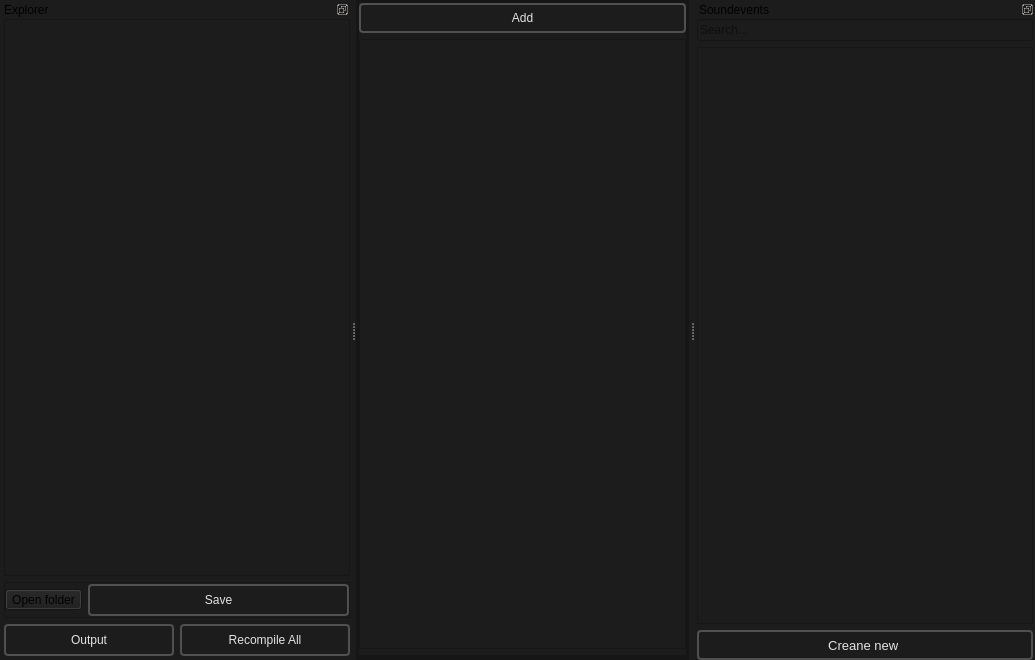
<?xml version="1.0" encoding="UTF-8"?>
<ui version="4.0">
 <class>SoundEvent_Editor_MainWindow</class>
 <widget class="QMainWindow" name="SoundEvent_Editor_MainWindow">
  <property name="geometry">
   <rect>
    <x>0</x>
    <y>0</y>
    <width>1035</width>
    <height>660</height>
   </rect>
  </property>
  <property name="windowTitle">
   <string>MainWindow</string>
  </property>
  <property name="styleSheet">
   <string notr="true">background-color: #1C1C1C;</string>
  </property>
  <widget class="QWidget" name="centralwidget">
   <layout class="QHBoxLayout" name="horizontalLayout">
    <property name="spacing">
     <number>6</number>
    </property>
    <property name="leftMargin">
     <number>0</number>
    </property>
    <property name="topMargin">
     <number>0</number>
    </property>
    <property name="rightMargin">
     <number>0</number>
    </property>
    <property name="bottomMargin">
     <number>0</number>
    </property>
    <item>
     <widget class="QFrame" name="frame_6">
      <property name="frameShape">
       <enum>QFrame::Shape::StyledPanel</enum>
      </property>
      <property name="frameShadow">
       <enum>QFrame::Shadow::Raised</enum>
      </property>
      <layout class="QVBoxLayout" name="verticalLayout_4">
       <property name="spacing">
        <number>6</number>
       </property>
       <property name="leftMargin">
        <number>0</number>
       </property>
       <property name="topMargin">
        <number>0</number>
       </property>
       <property name="rightMargin">
        <number>0</number>
       </property>
       <property name="bottomMargin">
        <number>0</number>
       </property>
       <item>
        <widget class="QFrame" name="frame_7">
         <property name="frameShape">
          <enum>QFrame::Shape::StyledPanel</enum>
         </property>
         <property name="frameShadow">
          <enum>QFrame::Shadow::Raised</enum>
         </property>
         <layout class="QHBoxLayout" name="horizontalLayout_5">
          <property name="leftMargin">
           <number>0</number>
          </property>
          <property name="topMargin">
           <number>0</number>
          </property>
          <property name="rightMargin">
           <number>0</number>
          </property>
          <property name="bottomMargin">
           <number>0</number>
          </property>
          <item>
           <widget class="QFrame" name="frame_3">
            <property name="frameShape">
             <enum>QFrame::Shape::StyledPanel</enum>
            </property>
            <property name="frameShadow">
             <enum>QFrame::Shadow::Raised</enum>
            </property>
            <layout class="QVBoxLayout" name="verticalLayout_3">
             <property name="spacing">
              <number>6</number>
             </property>
             <property name="leftMargin">
              <number>0</number>
             </property>
             <property name="topMargin">
              <number>0</number>
             </property>
             <property name="rightMargin">
              <number>0</number>
             </property>
             <property name="bottomMargin">
              <number>0</number>
             </property>
             <item>
              <widget class="QPushButton" name="add_a_property_button">
               <property name="toolTip">
                <string>&lt;html&gt;&lt;head/&gt;&lt;body&gt;&lt;p&gt;Press Ctrl + F for shortcut&lt;/p&gt;&lt;/body&gt;&lt;/html&gt;</string>
               </property>
               <property name="styleSheet">
                <string notr="true">
    /* QPushButton default and hover styles */
    QPushButton {

        font: 600 10pt &quot;Segoe UI&quot;;
	

        border: 2px solid black;
        border-radius: 4px;
        border-color: rgba(80, 80, 80, 255);
        height:22px;
        padding-top: 2px;
        padding-bottom:2px;
        padding-left: 4px;
        padding-right: 4px;
        color: #E3E3E3;
        background-color: #1C1C1C;
    }
    QPushButton:hover {
        background-color: #414956;
        color: white;
    }
    QPushButton:pressed {
        background-color: red;
        background-color: #1C1C1C;
        margin: 1 px;
        margin-left: 2px;
        margin-right: 2px;

    }</string>
               </property>
               <property name="text">
                <string>Add</string>
               </property>
              </widget>
             </item>
             <item>
              <widget class="QScrollArea" name="scrollArea">
               <property name="lineWidth">
                <number>0</number>
               </property>
               <property name="widgetResizable">
                <bool>true</bool>
               </property>
               <property name="alignment">
                <set>Qt::AlignmentFlag::AlignLeading|Qt::AlignmentFlag::AlignLeft|Qt::AlignmentFlag::AlignTop</set>
               </property>
               <widget class="QWidget" name="soundevent_properties">
                <property name="geometry">
                 <rect>
                  <x>0</x>
                  <y>0</y>
                  <width>335</width>
                  <height>608</height>
                 </rect>
                </property>
                <layout class="QVBoxLayout" name="verticalLayout_2">
                 <property name="sizeConstraint">
                  <enum>QLayout::SizeConstraint::SetFixedSize</enum>
                 </property>
                </layout>
               </widget>
              </widget>
             </item>
             <item>
              <widget class="QFrame" name="frame_2">
               <property name="sizePolicy">
                <sizepolicy hsizetype="Preferred" vsizetype="Fixed">
                 <horstretch>0</horstretch>
                 <verstretch>0</verstretch>
                </sizepolicy>
               </property>
               <property name="maximumSize">
                <size>
                 <width>16777215</width>
                 <height>38</height>
                </size>
               </property>
               <property name="frameShape">
                <enum>QFrame::Shape::StyledPanel</enum>
               </property>
               <property name="frameShadow">
                <enum>QFrame::Shadow::Raised</enum>
               </property>
               <layout class="QHBoxLayout" name="horizontalLayout_2">
                <property name="spacing">
                 <number>6</number>
                </property>
                <property name="leftMargin">
                 <number>0</number>
                </property>
                <property name="topMargin">
                 <number>0</number>
                </property>
                <property name="rightMargin">
                 <number>0</number>
                </property>
                <property name="bottomMargin">
                 <number>0</number>
                </property>
               </layout>
              </widget>
             </item>
            </layout>
           </widget>
          </item>
         </layout>
        </widget>
       </item>
      </layout>
     </widget>
    </item>
   </layout>
  </widget>
  <widget class="QDockWidget" name="dockWidget">
   <property name="minimumSize">
    <size>
     <width>340</width>
     <height>229</height>
    </size>
   </property>
   <property name="features">
    <set>QDockWidget::DockWidgetFeature::DockWidgetFloatable|QDockWidget::DockWidgetFeature::DockWidgetMovable</set>
   </property>
   <property name="windowTitle">
    <string>Soundevents</string>
   </property>
   <attribute name="dockWidgetArea">
    <number>2</number>
   </attribute>
   <widget class="QWidget" name="dockWidgetContents">
    <layout class="QVBoxLayout" name="verticalLayout_6">
     <property name="spacing">
      <number>6</number>
     </property>
     <property name="leftMargin">
      <number>2</number>
     </property>
     <property name="topMargin">
      <number>0</number>
     </property>
     <property name="rightMargin">
      <number>2</number>
     </property>
     <property name="bottomMargin">
      <number>0</number>
     </property>
     <item>
      <widget class="QLineEdit" name="soundevents_list_search_bar">
       <property name="placeholderText">
        <string>Search...</string>
       </property>
      </widget>
     </item>
     <item>
      <widget class="QListWidget" name="soundevents_list"/>
     </item>
     <item>
      <widget class="QFrame" name="frame">
       <property name="maximumSize">
        <size>
         <width>16777215</width>
         <height>32</height>
        </size>
       </property>
       <layout class="QHBoxLayout" name="horizontalLayout_8">
        <property name="leftMargin">
         <number>0</number>
        </property>
        <property name="topMargin">
         <number>0</number>
        </property>
        <property name="rightMargin">
         <number>0</number>
        </property>
        <property name="bottomMargin">
         <number>0</number>
        </property>
        <item>
         <widget class="QPushButton" name="create_new_soundevent">
          <property name="font">
           <font>
            <family>Segoe UI</family>
            <pointsize>10</pointsize>
            <italic>false</italic>
            <fontweight>DemiBold</fontweight>
           </font>
          </property>
          <property name="toolTip">
           <string>&lt;html&gt;&lt;head/&gt;&lt;body&gt;&lt;p&gt;Create new soundevent&lt;/p&gt;&lt;/body&gt;&lt;/html&gt;</string>
          </property>
          <property name="styleSheet">
           <string notr="true">
    /* QPushButton default and hover styles */
    QPushButton {

        font: 600 10pt &quot;Segoe UI&quot;;
	

        border: 2px solid black;
        border-radius: 4px;
        border-color: rgba(80, 80, 80, 255);
        height:22px;
        padding-top: 2px;
        padding-bottom:2px;
        padding-left: 4px;
        padding-right: 4px;
        color: #E3E3E3;
        background-color: #1C1C1C;
    }
    QPushButton:hover {
        background-color: #414956;
        color: white;
    }
    QPushButton:pressed {
        background-color: red;
        background-color: #1C1C1C;
        margin: 1 px;
        margin-left: 2px;
        margin-right: 2px;

    }</string>
          </property>
          <property name="text">
           <string>Creane new </string>
          </property>
          <property name="icon">
           <iconset resource="../resources.qrc">
            <normaloff>:/icons/add_24dp_9D9D9D_FILL0_wght400_GRAD0_opsz24.svg</normaloff>:/icons/add_24dp_9D9D9D_FILL0_wght400_GRAD0_opsz24.svg</iconset>
          </property>
          <property name="iconSize">
           <size>
            <width>20</width>
            <height>20</height>
           </size>
          </property>
         </widget>
        </item>
       </layout>
      </widget>
     </item>
    </layout>
   </widget>
  </widget>
  <widget class="QDockWidget" name="dockWidget_3">
   <property name="minimumSize">
    <size>
     <width>350</width>
     <height>107</height>
    </size>
   </property>
   <property name="features">
    <set>QDockWidget::DockWidgetFeature::DockWidgetFloatable|QDockWidget::DockWidgetFeature::DockWidgetMovable</set>
   </property>
   <property name="windowTitle">
    <string>Explorer</string>
   </property>
   <attribute name="dockWidgetArea">
    <number>1</number>
   </attribute>
   <widget class="QWidget" name="dockWidgetContents_8">
    <layout class="QVBoxLayout" name="verticalLayout_13">
     <property name="spacing">
      <number>6</number>
     </property>
     <property name="leftMargin">
      <number>4</number>
     </property>
     <property name="topMargin">
      <number>0</number>
     </property>
     <property name="rightMargin">
      <number>0</number>
     </property>
     <property name="bottomMargin">
      <number>4</number>
     </property>
     <item>
      <widget class="QFrame" name="audio_files_explorer_frame">
       <property name="frameShape">
        <enum>QFrame::Shape::StyledPanel</enum>
       </property>
       <property name="frameShadow">
        <enum>QFrame::Shadow::Raised</enum>
       </property>
       <layout class="QVBoxLayout" name="verticalLayout">
        <property name="leftMargin">
         <number>0</number>
        </property>
        <property name="topMargin">
         <number>0</number>
        </property>
        <property name="rightMargin">
         <number>0</number>
        </property>
        <property name="bottomMargin">
         <number>0</number>
        </property>
        <item>
         <layout class="QVBoxLayout" name="audio_files_explorer_layout"/>
        </item>
       </layout>
      </widget>
     </item>
     <item>
      <widget class="QFrame" name="frame_5">
       <property name="maximumSize">
        <size>
         <width>16777215</width>
         <height>36</height>
        </size>
       </property>
       <property name="frameShape">
        <enum>QFrame::Shape::StyledPanel</enum>
       </property>
       <property name="frameShadow">
        <enum>QFrame::Shadow::Raised</enum>
       </property>
       <layout class="QHBoxLayout" name="horizontalLayout_3">
        <property name="leftMargin">
         <number>0</number>
        </property>
        <property name="topMargin">
         <number>0</number>
        </property>
        <property name="rightMargin">
         <number>0</number>
        </property>
        <property name="bottomMargin">
         <number>0</number>
        </property>
        <item>
         <widget class="QToolButton" name="open_sounds_folder_button">
          <property name="toolTip">
           <string>&lt;html&gt;&lt;head/&gt;&lt;body&gt;&lt;p&gt;Open sounds folder&lt;/p&gt;&lt;/body&gt;&lt;/html&gt;</string>
          </property>
          <property name="text">
           <string>Open folder</string>
          </property>
          <property name="icon">
           <iconset resource="../resources.qrc">
            <normaloff>:/icons/folder_open.svg</normaloff>:/icons/folder_open.svg</iconset>
          </property>
          <property name="iconSize">
           <size>
            <width>20</width>
            <height>20</height>
           </size>
          </property>
         </widget>
        </item>
        <item>
         <widget class="QPushButton" name="save_button">
          <property name="minimumSize">
           <size>
            <width>0</width>
            <height>32</height>
           </size>
          </property>
          <property name="toolTip">
           <string>&lt;html&gt;&lt;head/&gt;&lt;body&gt;&lt;p&gt;Save file (Ctrl + S)&lt;/p&gt;&lt;/body&gt;&lt;/html&gt;</string>
          </property>
          <property name="styleSheet">
           <string notr="true">
    /* QPushButton default and hover styles */
    QPushButton {

        font: 600 10pt &quot;Segoe UI&quot;;
	

        border: 2px solid black;
        border-radius: 4px;
        border-color: rgba(80, 80, 80, 255);
        height:22px;
        padding-top: 2px;
        padding-bottom:2px;
        padding-left: 4px;
        padding-right: 4px;
        color: #E3E3E3;
        background-color: #1C1C1C;
    }
    QPushButton:hover {
        background-color: #414956;
        color: white;
    }
    QPushButton:pressed {
        background-color: red;
        background-color: #1C1C1C;
        margin: 1 px;
        margin-left: 2px;
        margin-right: 2px;

    }</string>
          </property>
          <property name="text">
           <string>Save</string>
          </property>
          <property name="icon">
           <iconset resource="../resources.qrc">
            <normaloff>:/icons/save_16dp_9D9D9D_FILL0_wght400_GRAD0_opsz20.svg</normaloff>:/icons/save_16dp_9D9D9D_FILL0_wght400_GRAD0_opsz20.svg</iconset>
          </property>
          <property name="iconSize">
           <size>
            <width>20</width>
            <height>20</height>
           </size>
          </property>
         </widget>
        </item>
       </layout>
      </widget>
     </item>
     <item>
      <layout class="QHBoxLayout" name="horizontalLayout_9">
       <item>
        <widget class="QPushButton" name="open_output_file_button">
         <property name="minimumSize">
          <size>
           <width>0</width>
           <height>32</height>
          </size>
         </property>
         <property name="toolTip">
          <string>&lt;html&gt;&lt;head/&gt;&lt;body&gt;&lt;p&gt;Opens soundevents_addon.vsndevts in notepad&lt;/p&gt;&lt;/body&gt;&lt;/html&gt;</string>
         </property>
         <property name="styleSheet">
          <string notr="true">
    /* QPushButton default and hover styles */
    QPushButton {

        font: 600 10pt &quot;Segoe UI&quot;;
	

        border: 2px solid black;
        border-radius: 4px;
        border-color: rgba(80, 80, 80, 255);
        height:22px;
        padding-top: 2px;
        padding-bottom:2px;
        padding-left: 4px;
        padding-right: 4px;
        color: #E3E3E3;
        background-color: #1C1C1C;
    }
    QPushButton:hover {
        background-color: #414956;
        color: white;
    }
    QPushButton:pressed {
        background-color: red;
        background-color: #1C1C1C;
        margin: 1 px;
        margin-left: 2px;
        margin-right: 2px;

    }</string>
         </property>
         <property name="text">
          <string>Output</string>
         </property>
         <property name="icon">
          <iconset resource="../resources.qrc">
           <normaloff>:/icons/file_open_16dp_9D9D9D_FILL0_wght400_GRAD0_opsz20.svg</normaloff>:/icons/file_open_16dp_9D9D9D_FILL0_wght400_GRAD0_opsz20.svg</iconset>
         </property>
         <property name="iconSize">
          <size>
           <width>20</width>
           <height>20</height>
          </size>
         </property>
        </widget>
       </item>
       <item>
        <widget class="QPushButton" name="recompile_all_button">
         <property name="minimumSize">
          <size>
           <width>0</width>
           <height>32</height>
          </size>
         </property>
         <property name="toolTip">
          <string>&lt;html&gt;&lt;head/&gt;&lt;body&gt;&lt;p&gt;Recompiles all sounds and sound events&lt;/p&gt;&lt;/body&gt;&lt;/html&gt;</string>
         </property>
         <property name="styleSheet">
          <string notr="true">
    /* QPushButton default and hover styles */
    QPushButton {

        font: 600 10pt &quot;Segoe UI&quot;;
	

        border: 2px solid black;
        border-radius: 4px;
        border-color: rgba(80, 80, 80, 255);
        height:22px;
        padding-top: 2px;
        padding-bottom:2px;
        padding-left: 4px;
        padding-right: 4px;
        color: #E3E3E3;
        background-color: #1C1C1C;
    }
    QPushButton:hover {
        background-color: #414956;
        color: white;
    }
    QPushButton:pressed {
        background-color: red;
        background-color: #1C1C1C;
        margin: 1 px;
        margin-left: 2px;
        margin-right: 2px;

    }</string>
         </property>
         <property name="text">
          <string>Recompile All</string>
         </property>
         <property name="icon">
          <iconset resource="../resources.qrc">
           <normaloff>:/icons/menu_open_24dp_9D9D9D_FILL0_wght400_GRAD0_opsz24.svg</normaloff>:/icons/menu_open_24dp_9D9D9D_FILL0_wght400_GRAD0_opsz24.svg</iconset>
         </property>
         <property name="iconSize">
          <size>
           <width>20</width>
           <height>20</height>
          </size>
         </property>
        </widget>
       </item>
      </layout>
     </item>
    </layout>
   </widget>
  </widget>
  <zorder>dockWidget</zorder>
 </widget>
 <resources>
  <include location="../resources.qrc"/>
 </resources>
 <connections/>
</ui>
